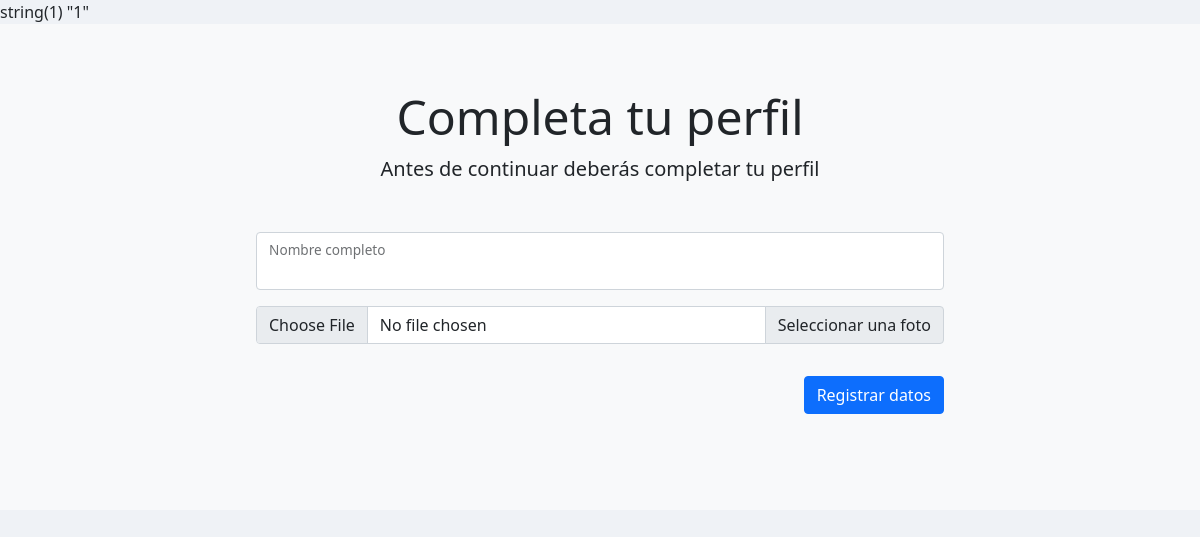
The app's page /home (signed in), older data.
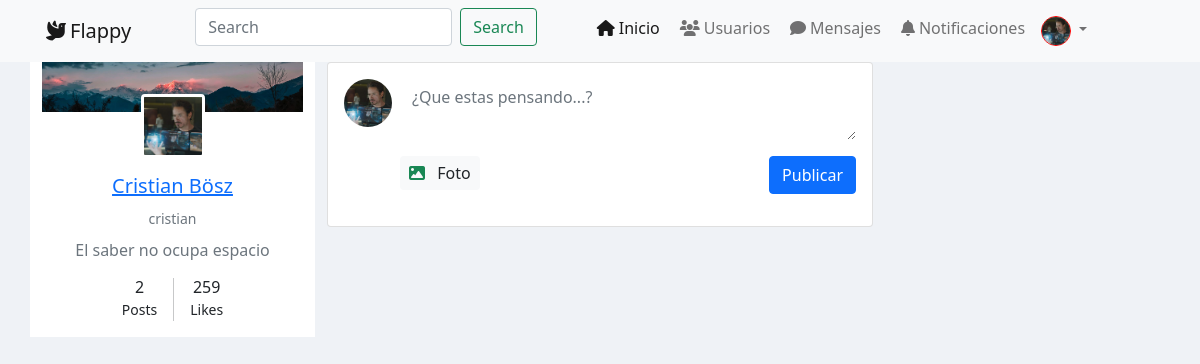
The same page, newer data.
### tables this page shows
CREATE TABLE IF NOT EXISTS perfil (
  perfil_id INT UNSIGNED NOT NULL AUTO_INCREMENT PRIMARY KEY,
  nombreCompleto VARCHAR(100) NOT NULL,
  fotoPerfil VARCHAR(250) NOT NULL,
  usuario_id_fk INT UNSIGNED NOT NULL,
 
    FOREIGN KEY (usuario_id_fk) REFERENCES usuarios (usuario_id) ON DELETE NO ACTION  ON UPDATE NO ACTION);

CREATE TABLE IF NOT EXISTS usuarios (
  usuario_id INT UNSIGNED NOT NULL  AUTO_INCREMENT PRIMARY KEY,
  correo VARCHAR(100) NOT NULL,
  username VARCHAR(50) NOT NULL,
  password VARCHAR(255) NOT NULL,
  fecha_registro TIMESTAMP NOT NULL,
  privilegio_id_fk INT UNSIGNED NOT NULL,

    FOREIGN KEY (privilegio_id_fk) REFERENCES privilegios (privilegio_id) ON DELETE RESTRICT ON UPDATE CASCADE);

### app/libs/Base.php (called while the page is built, shortened)
<?php
class Base
{
    protected $dbhost = DB_HOST;
    protected $dbname = DB_NAME;
    protected $dbuser = DB_USER;
    protected $dbpass = DB_PASSWORD;
    private $cnx;
    private $stmt;
    public function __construct()
    {
        $dbh = "mysql:host=" . $this->dbhost . ";dbname=" . $this->dbname;
        $options = [
            PDO::ATTR_ERRMODE => true,
            PDO::ATTR_ERRMODE => PDO::ERRMODE_EXCEPTION
        ];
        try {
            $this->cnx = new PDO($dbh, $this->dbuser, $this->dbpass, $options);
            $this->cnx->exec("set names utf8mb4");
        } catch (PDOException $e) {
            $this->error = $e->getMessage();
            echo $this->error;
        }
    }
    public function query($sql)
    {
        return $this->stmt = $this->cnx->prepare($sql);
    }
    public function execute()
    {
        return $this->stmt->execute();
    }
    public function bind($param, $value, $type = null)
    {
        if (is_null($type)) {
            switch (true) {
                default:
                    $type = PDO::PARAM_STR;
                    break;
            }
        }
        return $this->stmt->bindValue($param, $value, $type);
    }
    public function register()
    {
        $this->execute();
        return $this->stmt->fetch(PDO::FETCH_OBJ);
    }
}

### app/model/usuario.php (called while the page is built, shortened)
<?php
class usuario
{
    private $db;
    public function __construct()
    {
        $this->db = new Base;
    }
    public function getUsuario($usuario){
        $this->db->query('SELECT * FROM usuarios WHERE username = :user');
        $this->db->bind(':user', $usuario);
        return $this->db->register();
    }
    public function getPerfil($usuario_id){
        $this->db->query('SELECT * FROM perfil WHERE usuario_id_fk = :id');
        $this->db->bind(':id', $usuario_id);
        return $this->db->register();
    }
}

### app/libs/Core.php (called while the page is built, shortened)
<?php
class Core
{
    protected $currentMethod = "index";
    public function __construct()
    {
        $url = $this->getURL();
        if(file_exists("../app/controllers/" . ucwords($url[0]) . ".php")) {
            unset($url[0]);
        }
        $this->currentController = new $this->currentController;
        $this->parameters = $url ? array_values($url) : [];
        call_user_func_array([$this->currentController , $this->currentMethod] , $this->parameters);
    }
    public function getURL() {
        if(isset($_GET["url"])) {
            $url = trim($_GET["url"] , "/");
            $url = filter_var($url , FILTER_SANITIZE_URL);
            $url = explode("/" , $url);
            return $url;
        }
    }
}

### public/index.php (called while the page is built, shortened)
<?php
$init = new Core;

### app/view/pages/home.php (the view, shortened to what this page needs)
<?php
include_once URL_APP . '/view/custom/header.php';
include_once URL_APP . '/view/custom/navbar.php';
?>
<div class="container">
<div class="row">
    <div class="col-lg-3 fondo">
        <div class="cardP overflow-hidden">
        <div class="h-50px bg-profile"></div>
        <div class="card-body pt-0">
            <div class="text-center">
                <div class="avatar avatar-lg mt-n5 mb-3">
                    <a href="<?= URL_PROJECT ?>/perfil/<?= $datos['usuario']->username?>">
                        <img src="<?php echo URL_PROJECT . '/' . $datos['perfil']->fotoPerfil?>" class="avatar-img rounded border border-white border-3 " alt="foto de perfil de <?= $datos['perfil']->nombreCompleto?>"/>
                    </a>
                </div>
                <a href="<?= URL_PROJECT ?>/perfil/<?= $datos['usuario']->username?>">
                <h5><?= $datos['perfil']->nombreCompleto?></h5>
                </a>
            <small class="text-muted"><?= $datos['usuario']->username ?></small>
            <p class="text-muted mt-2">El saber no ocupa espacio</p>
            <div class="hstack gap-2 gap-xl-3 justify-content-center">
                <div>
                    <h6 class="mb-0">2</h6>
                    <small>Posts</small>
                </div>
                <div>
                    <h6 class="mb-0">259</h6>
                    <small>Likes</small>
                </div>
            </div>
            </div>
        </div>
    </div>
    </div>
    <div class="col-md-8 col-lg-6 vstack gap-4">
        <div class="card card-body">
            <div class="d-flex mb-3">
                <div class="avatar me-2">
                    <a href="#">
                        <img src="<?php echo URL_PROJECT . '/' . $datos['perfil']->fotoPerfil?>" alt="foto de perfil en publicación de <?= $datos['perfil']->nombreCompleto?>" class="avatar-img rounded-circle">
                    </a>
                </div>
                <form action="" class="w-100">
                    <textarea class="form-control pe-4 border-0" rows="2" data-autoresize="" placeholder="¿Que estas pensando...?" style="height: 61px;"></textarea>
                    <label for="subirImg" class="mt-3">
                        <p class="btn bg-light py-1 px-2 mb-0"><i class="fa-solid fa-image text-success pe-2"></i> Foto</p>
                    </label>
                    <button type="submit" class="btn btn-primary float-end mt-3">Publicar</button>
                </form>
            </div>
        </div>
    </div>
    <div class="col-md-3">  </div>
</div>
</div>
<?php
include_once URL_APP . '/view/custom/footer.php';
?>

### app/controllers/Home.php (shortened to what this page needs)
<?php
class Home extends Controller
{
    public function __construct()
    {
      $this->usuario = $this->model('usuario');
    }
    public function index()
    {
       if (isset($_SESSION['logueado']))
       {
         $datosUsuario = $this->usuario->getUsuario($_SESSION['usuario']);
         $datosPerfil = $this->usuario->getPerfil($_SESSION['logueado']);
         if($datosPerfil){
            $datosRed = [
               'usuario' => $datosUsuario,
               'perfil' => $datosPerfil,
            ];
            $this->view('pages/home' , $datosRed);
         }else{
            $this->view('pages/perfil/completarPerfil' , $_SESSION['logueado']);
         }
       } else {
         redirection('/home/login');
       }
    }
}

### app/libs/Controller.php (shortened to what this page needs)
<?php
class Controller
{
    public function view($view , $datos = []) {
        if(file_exists(URL_APP . "/view/" . $view . ".php")) {
            require_once URL_APP . "/view/" . $view . ".php";
        } else {
            echo "La vista no existe";
        }
    }
    public function model($model) {
        return new $model;
    }
}

### app/view/custom/header.php (shortened to what this page needs)
<!DOCTYPE html>
<html lang="en">
<head>
    <link href="https://cdn.jsdelivr.net/npm/bootstrap@5.0.2/dist/css/bootstrap.min.css" rel="stylesheet">
    <link rel="stylesheet" href="<?php echo URL_PROJECT?>/css/style.css">
</head>
<body>

### app/view/pages/perfil/completarPerfil.php (shortened to what this page needs)
<?php
include_once URL_APP . '/view/custom/header.php';
var_dump($datos);
?>
<section class="container-fluid py-3 bg-light contacto">
    <div class="container mb-5">
    <div class="row justify-content-center">
    <div class="col-md-8 borde pb-3 ">
        <h1 class="display-5 mt-5 text-center">Completa tu perfil</h1>
        <p class="lead mt-2 mb-5 text-center">Antes de continuar deberás completar tu perfil</p>
        <form class="container" action="<?php echo URL_PROJECT?>/home/insertarRegistroPerfil" method="post" enctype="multipart/form-data">
            <div class="form-floating mb-3">
                <input type="text" class="form-control" name="nombre" id="floatingInput">
                <label for="nombre">Nombre completo</label>
            </div>
            <div class="input-group mb-3">
            <input type="file" class="form-control" name="imagen" id="inputGroupFile02">
            <label class="input-group-text" for="inputGroupFile02">Seleccionar una foto</label>
            </div>
                <button type="submit" class="btn btn-primary btn-block my-3 float-end" id="modal" >Registrar datos</button>
        </form>
    </div>
    </div>
</div>
</section>
<?php
include_once URL_APP . '/view/custom/footer.php';
?>

### app/view/custom/footer.php (shortened to what this page needs)
</body>
</html>

### app/view/custom/navbar.php (shortened to what this page needs)
<nav class="navbar navbar-expand-lg navbar-light bg-light">
  <div class="container">
    <a class="navbar-brand" href="#"><i class="fa-solid fa-dove mx-1"></i>Flappy</a>
    <div class="collapse navbar-collapse align-items-start" id="navbarSupportedContent">
        <form class="d-flex mx-5">
        <input class="form-control me-2" type="search" placeholder="Search" aria-label="Search">
        <button class="btn btn-outline-success" type="submit">Search</button>
      </form>
      <ul class="navbar-nav me-auto mb-2 mb-lg-0 ">
        <li class="nav-item">
          <a class="nav-link active" aria-current="page" href="<?php echo URL_PROJECT?>/home">
          <i class="fa-solid fa-house mx-1"></i>Inicio</a>
        </li>
        <li class="nav-item">
          <a class="nav-link" href="#"><i class="fa-solid fa-users mx-1"></i>Usuarios</a>
        </li>
        <li class="nav-item">
          <a class="nav-link" href="#"><i class="fa-solid fa-comment mx-1"></i>Mensajes</a>
        </li>
        <li class="nav-item">
          <a class="nav-link" href="#"><i class="fa-solid fa-bell mx-1"></i>Notificaciones</a>
        </li>
        <li class="nav-item dropdown">
          <a class="nav-link dropdown-toggle" href="#" id="navbarDropdown" role="button" data-bs-toggle="dropdown" aria-expanded="false">
          <img class="rounded-circle img-perfil-nav" src="<?php echo URL_PROJECT . '/' . $datos['perfil']->fotoPerfil?>"/>
          </a>
        </li>
      </ul>
    </div>
  </div>
</nav>

### public/css/style.css (style rules this page uses)
body { background-color: #eff2f6; }
.fondo { background-color: #fff; }
.img-perfil-nav { border: 1px solid red; width: 30px; height: 30px; }
.avatar { height: 3rem; width: 3rem; position: relative; display: inline-block; -ms-flex-negative: 0 !important; flex-shrink: 0 !important; }
.avatar-lg { height: 4rem; width: 4rem; }
.mt-n5 { margin-top: -3rem !important; }
.mb-3 { margin-bottom: 1rem !important; }
.avatar-img { width: 100%; height: 100%; -o-object-fit: cover; object-fit: cover; }
.hstack { display: -webkit-box; display: -ms-flexbox; display: flex; -webkit-box-orient: horizontal; -webkit-box-direction: normal; -ms-flex-direction: row; flex-direction: row; -webkit-box-align: center; -ms-flex-align: center; align-items: center; -ms-flex-item-align: stretch; align-self: stretch; }
.bg-profile { background-image: url('../img/bg-p.jpg'); background-position: center; background-size: cover; background-repeat: no-repeat; }
.h-50px { height: 50px !important; }

Row changes from the older to the newer data that the page shows:
added perfil: fotoPerfil (picture), nombreCompleto "Cristian Bösz"
now on this page (row unchanged): usuarios: username "cristian"
Text that changed along with them:
text no longer shown: "string(1) \"1\" Completa tu perfil Antes de continuar deberás completar tu perfil Seleccionar una foto Registrar datos"
text now shown: "Flappy Search Inicio Usuarios Mensajes Notificaciones El saber no ocupa espacio 2 Posts 259 Likes Foto Publicar"
